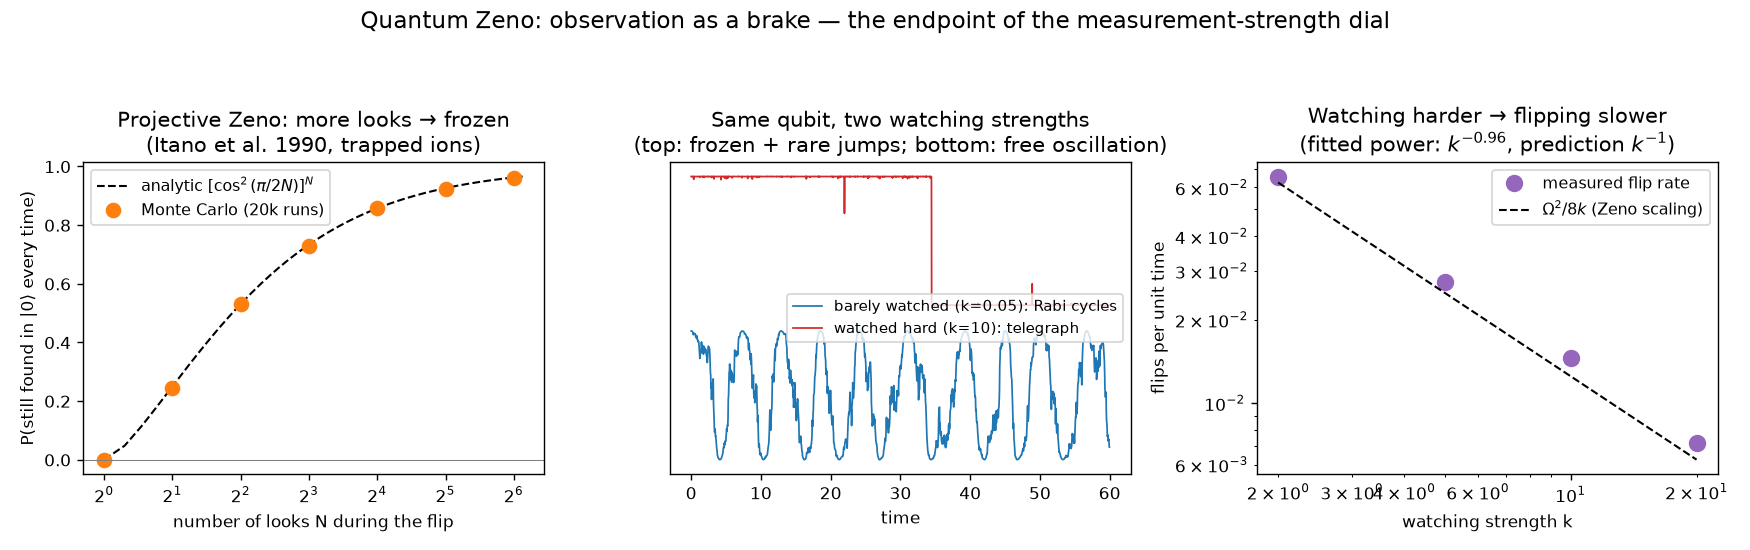

Recreate this plot in Python.
"""
Experiment 6 — the quantum Zeno effect: a watched pot never boils.

A qubit Rabi-flips |0> -> |1> under H = (Omega/2) sigma_x.  Left alone for
T = pi/Omega it flips with certainty.  WATCH it, and the flip is suppressed:

(a) PROJECTIVE watching: N equally spaced measurements. P(every look finds |0>)
    = [cos^2(pi/2N)]^N -> 1 as N grows.  This is exactly what Itano, Heinzen,
    Bollinger & Wineland did with trapped Be+ ions (PRA 41, 2295 (1990)) --
    their data followed this cos^2N law.

(b) CONTINUOUS watching: the same SSE as weak_measurement.py, monitoring
    sigma_z with strength k.  Weak k: noisy Rabi cycles survive.  Strong k:
    TELEGRAPH dynamics -- the qubit sits frozen in an eigenstate and makes rare
    incoherent jumps, at a rate suppressed like 1/k (Zeno scaling: watching
    harder makes transitions RARER).  We fit the measured flip rate vs k.

The punchline for the measurement-strength dial built in experiments 1 & 4:
  k -> 0   : unitary quantum motion (Rabi)
  k medium : stochastic collapse dynamics
  k -> inf : motion FROZEN (Zeno) -- observation as a brake.
"""
import numpy as np
import matplotlib
matplotlib.use("Agg")
import matplotlib.pyplot as plt

rng = np.random.default_rng(21)
Omega = 1.0

# ---------------- (a) projective Zeno ----------------
def projective_survival(N, M=20000):
    """Monte Carlo: M runs, N equally spaced projective looks over T = pi/Omega."""
    tau = np.pi / Omega / N
    c, s = np.cos(Omega*tau/2), np.sin(Omega*tau/2)
    alive = np.ones(M, bool)          # trajectories where every look said |0>
    # after each projection the state is exactly |0> (if alive); before the next
    # look, amplitude to remain is cos(Omega tau/2) -> survive w.p. cos^2
    for _ in range(N):
        alive &= (rng.random(M) < c*c)
    return alive.mean()

Ns = np.array([1, 2, 4, 8, 16, 32, 64])
mc = np.array([projective_survival(n) for n in Ns])
th = np.cos(np.pi/(2*Ns))**(2*Ns)
print("(a) PROJECTIVE ZENO -- survival of |0> over a full would-be flip (T = pi):")
for n, m_, t_ in zip(Ns, mc, th):
    print(f"    N={n:3d} looks:  MC {m_:.4f}   analytic [cos^2(pi/2N)]^N = {t_:.4f}")
print(f"    max |MC - analytic| = {np.max(np.abs(mc-th)):.4f}   (unwatched: survival = 0)")

# ---------------- (b) continuous Zeno ----------------
def sse_qubit(k, T, dt, M, keep_traj=0):
    """Monitor sigma_z with strength k while H drives Rabi flips."""
    ang = Omega*dt/2
    U = np.array([[np.cos(ang), -1j*np.sin(ang)], [-1j*np.sin(ang), np.cos(ang)]])
    psi = np.zeros((M, 2), complex); psi[:, 0] = 1.0
    z = np.array([1.0, -1.0])
    steps = int(round(T/dt))
    trajs = [] if keep_traj else None
    state = np.ones(M)                 # telegraph state via hysteresis
    flips = np.zeros(M)
    for i in range(steps):
        psi = psi @ U.T
        m = (np.abs(psi)**2 @ z)
        dW = rng.normal(0, np.sqrt(dt), (M, 1))
        psi *= np.exp(-2*k*(z[None, :]-m[:, None])**2*dt
                      + np.sqrt(2*k)*(z[None, :]-m[:, None])*dW)
        psi /= np.linalg.norm(psi, axis=1, keepdims=True)
        m = (np.abs(psi)**2 @ z)
        flipped = (state > 0) & (m < -0.8) | (state < 0) & (m > 0.8)
        flips += flipped
        state = np.where(flipped, -state, state)
        if keep_traj and i % 20 == 0:
            trajs.append(m[:keep_traj].copy())
    rate = flips.mean() / T
    return rate, (np.array(trajs) if keep_traj else None)

print("\n(b) CONTINUOUS ZENO -- flip rate vs watching strength k:")
ks = np.array([2.0, 5.0, 10.0, 20.0])
rates = []
for k in ks:
    dt = min(2e-3, 0.05/(8*k))
    r, _ = sse_qubit(k, T=400.0, dt=dt, M=100)
    rates.append(r)
    print(f"    k={k:5.1f}:  measured flip rate = {r:.5f}   (Omega^2/8k = {Omega**2/(8*k):.5f})")
rates = np.array(rates)
slope = np.polyfit(np.log(ks), np.log(rates), 1)[0]
print(f"    fitted scaling: rate ~ k^({slope:.2f})   (Zeno prediction: k^-1)")
print(f"    prefactor ratio measured/(Omega^2/8k): "
      f"{np.mean(rates/(Omega**2/(8*ks))):.2f}")

# sample trajectories for the picture
_, tr_weak = sse_qubit(0.05, T=60.0, dt=2e-3, M=3, keep_traj=3)
_, tr_strong = sse_qubit(10.0, T=60.0, dt=6.25e-4, M=3, keep_traj=3)

# ---------------- figure ----------------
fig, ax = plt.subplots(1, 3, figsize=(14, 4.4))

NN = np.linspace(1, 70, 300)
ax[0].plot(NN, np.cos(np.pi/(2*NN))**(2*NN), "k--", lw=1.2,
           label=r"analytic $[\cos^2(\pi/2N)]^N$")
ax[0].plot(Ns, mc, "o", ms=8, color="tab:orange", label="Monte Carlo (20k runs)")
ax[0].axhline(0, color="gray", lw=0.6)
ax[0].set_xscale("log", base=2)
ax[0].set_xlabel("number of looks N during the flip")
ax[0].set_ylabel("P(still found in |0⟩ every time)")
ax[0].set_title("Projective Zeno: more looks → frozen\n(Itano et al. 1990, trapped ions)")
ax[0].legend(fontsize=9)

t_w = np.arange(tr_weak.shape[0])*20*2e-3
t_s = np.arange(tr_strong.shape[0])*20*6.25e-4
ax[1].plot(t_w, tr_weak[:, 0], color="tab:blue", lw=1.0,
           label="barely watched (k=0.05): Rabi cycles")
ax[1].plot(t_s, tr_strong[:, 0] + 2.4, color="tab:red", lw=1.0,
           label="watched hard (k=10): telegraph")
ax[1].set_yticks([]); ax[1].set_xlabel("time")
ax[1].set_title("Same qubit, two watching strengths\n(top: frozen + rare jumps; bottom: free oscillation)")
ax[1].legend(fontsize=8.5, loc="center right")

ax[2].loglog(ks, rates, "o", ms=9, color="tab:purple", label="measured flip rate")
ax[2].loglog(ks, Omega**2/(8*ks), "k--", lw=1.2, label=r"$\Omega^2/8k$ (Zeno scaling)")
ax[2].set_xlabel("watching strength k")
ax[2].set_ylabel("flips per unit time")
ax[2].set_title(f"Watching harder → flipping slower\n(fitted power: $k^{{{slope:.2f}}}$, prediction $k^{{-1}}$)")
ax[2].legend(fontsize=9)

fig.suptitle("Quantum Zeno: observation as a brake — the endpoint of the measurement-strength dial",
             fontsize=13)
fig.tight_layout(rect=[0, 0, 1, 0.92])
fig.savefig("zeno.png", dpi=125)
print("\nsaved -> qsim/zeno.png")
